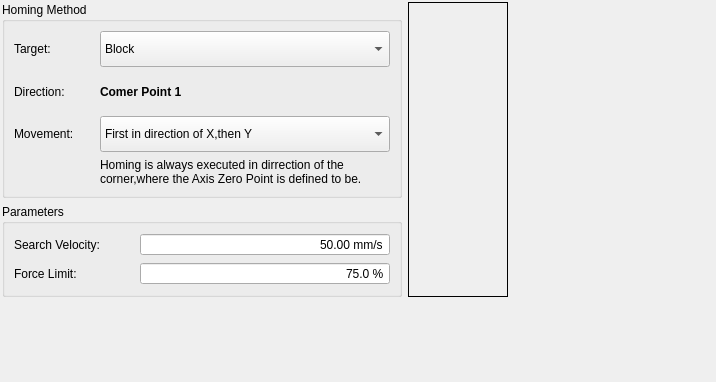
<?xml version="1.0" encoding="UTF-8"?>
<ui version="4.0">
 <class>H2Homing</class>
 <widget class="QWidget" name="H2Homing">
  <property name="geometry">
   <rect>
    <x>0</x>
    <y>0</y>
    <width>716</width>
    <height>382</height>
   </rect>
  </property>
  <property name="windowTitle">
   <string>Form</string>
  </property>
  <layout class="QGridLayout" name="gridLayout_2">
   <property name="leftMargin">
    <number>2</number>
   </property>
   <property name="topMargin">
    <number>2</number>
   </property>
   <property name="rightMargin">
    <number>2</number>
   </property>
   <property name="bottomMargin">
    <number>2</number>
   </property>
   <item row="0" column="2">
    <spacer name="horizontalSpacer">
     <property name="orientation">
      <enum>Qt::Horizontal</enum>
     </property>
     <property name="sizeHint" stdset="0">
      <size>
       <width>40</width>
       <height>20</height>
      </size>
     </property>
    </spacer>
   </item>
   <item row="3" column="0">
    <spacer name="verticalSpacer">
     <property name="orientation">
      <enum>Qt::Vertical</enum>
     </property>
     <property name="sizeHint" stdset="0">
      <size>
       <width>20</width>
       <height>40</height>
      </size>
     </property>
    </spacer>
   </item>
   <item row="0" column="0">
    <widget class="QGroupBox" name="groupBox">
     <property name="minimumSize">
      <size>
       <width>400</width>
       <height>196</height>
      </size>
     </property>
     <property name="maximumSize">
      <size>
       <width>16777215</width>
       <height>16777215</height>
      </size>
     </property>
     <property name="title">
      <string>Homing Method</string>
     </property>
     <layout class="QGridLayout" name="gridLayout">
      <item row="1" column="0">
       <widget class="QLabel" name="label_2">
        <property name="sizePolicy">
         <sizepolicy hsizetype="Minimum" vsizetype="Minimum">
          <horstretch>0</horstretch>
          <verstretch>0</verstretch>
         </sizepolicy>
        </property>
        <property name="minimumSize">
         <size>
          <width>80</width>
          <height>20</height>
         </size>
        </property>
        <property name="maximumSize">
         <size>
          <width>16777215</width>
          <height>16777215</height>
         </size>
        </property>
        <property name="text">
         <string>Direction:</string>
        </property>
       </widget>
      </item>
      <item row="2" column="1">
       <widget class="QComboBox" name="comboBox_movement">
        <property name="sizePolicy">
         <sizepolicy hsizetype="Minimum" vsizetype="Minimum">
          <horstretch>0</horstretch>
          <verstretch>0</verstretch>
         </sizepolicy>
        </property>
        <property name="minimumSize">
         <size>
          <width>240</width>
          <height>20</height>
         </size>
        </property>
        <property name="maximumSize">
         <size>
          <width>16777215</width>
          <height>16777215</height>
         </size>
        </property>
        <item>
         <property name="text">
          <string>First in direction of X,then Y</string>
         </property>
        </item>
       </widget>
      </item>
      <item row="2" column="0">
       <widget class="QLabel" name="label_3">
        <property name="sizePolicy">
         <sizepolicy hsizetype="Minimum" vsizetype="Minimum">
          <horstretch>0</horstretch>
          <verstretch>0</verstretch>
         </sizepolicy>
        </property>
        <property name="minimumSize">
         <size>
          <width>80</width>
          <height>20</height>
         </size>
        </property>
        <property name="maximumSize">
         <size>
          <width>16777215</width>
          <height>16777215</height>
         </size>
        </property>
        <property name="text">
         <string>Movement:</string>
        </property>
       </widget>
      </item>
      <item row="0" column="1">
       <widget class="QComboBox" name="comboBox_target">
        <property name="sizePolicy">
         <sizepolicy hsizetype="Minimum" vsizetype="Minimum">
          <horstretch>0</horstretch>
          <verstretch>0</verstretch>
         </sizepolicy>
        </property>
        <property name="minimumSize">
         <size>
          <width>240</width>
          <height>20</height>
         </size>
        </property>
        <property name="maximumSize">
         <size>
          <width>16777215</width>
          <height>16777215</height>
         </size>
        </property>
        <property name="editable">
         <bool>false</bool>
        </property>
        <property name="frame">
         <bool>true</bool>
        </property>
        <item>
         <property name="text">
          <string>Block</string>
         </property>
        </item>
       </widget>
      </item>
      <item row="0" column="0">
       <widget class="QLabel" name="label">
        <property name="sizePolicy">
         <sizepolicy hsizetype="Minimum" vsizetype="Minimum">
          <horstretch>0</horstretch>
          <verstretch>0</verstretch>
         </sizepolicy>
        </property>
        <property name="minimumSize">
         <size>
          <width>80</width>
          <height>20</height>
         </size>
        </property>
        <property name="maximumSize">
         <size>
          <width>16777215</width>
          <height>16777215</height>
         </size>
        </property>
        <property name="text">
         <string>Target:</string>
        </property>
       </widget>
      </item>
      <item row="1" column="1">
       <widget class="QLabel" name="label_direction">
        <property name="sizePolicy">
         <sizepolicy hsizetype="Minimum" vsizetype="Minimum">
          <horstretch>0</horstretch>
          <verstretch>0</verstretch>
         </sizepolicy>
        </property>
        <property name="minimumSize">
         <size>
          <width>240</width>
          <height>20</height>
         </size>
        </property>
        <property name="font">
         <font>
          <weight>75</weight>
          <bold>true</bold>
         </font>
        </property>
        <property name="text">
         <string notr="true">Comer Point 1</string>
        </property>
       </widget>
      </item>
      <item row="4" column="0">
       <widget class="QLabel" name="label_tips">
        <property name="sizePolicy">
         <sizepolicy hsizetype="Fixed" vsizetype="Fixed">
          <horstretch>0</horstretch>
          <verstretch>0</verstretch>
         </sizepolicy>
        </property>
        <property name="styleSheet">
         <string notr="true"/>
        </property>
        <property name="text">
         <string/>
        </property>
        <property name="pixmap">
         <pixmap resource="../../res/res.qrc">:/res/image/h2homing/info.png</pixmap>
        </property>
        <property name="scaledContents">
         <bool>false</bool>
        </property>
        <property name="alignment">
         <set>Qt::AlignCenter</set>
        </property>
       </widget>
      </item>
      <item row="4" column="1">
       <widget class="QLabel" name="label_info">
        <property name="text">
         <string>Homing is always executed in dirrection of the corner,where the Axis Zero Point is defined to be.</string>
        </property>
        <property name="textFormat">
         <enum>Qt::PlainText</enum>
        </property>
        <property name="wordWrap">
         <bool>true</bool>
        </property>
       </widget>
      </item>
     </layout>
    </widget>
   </item>
   <item row="0" column="1" rowspan="2">
    <widget class="QLabel" name="label_picture">
     <property name="sizePolicy">
      <sizepolicy hsizetype="Preferred" vsizetype="Preferred">
       <horstretch>0</horstretch>
       <verstretch>0</verstretch>
      </sizepolicy>
     </property>
     <property name="minimumSize">
      <size>
       <width>100</width>
       <height>100</height>
      </size>
     </property>
     <property name="frameShape">
      <enum>QFrame::Box</enum>
     </property>
     <property name="text">
      <string/>
     </property>
     <property name="pixmap">
      <pixmap resource="../../res/res.qrc">:/res/image/h2homing/dir_X_Y.PNG</pixmap>
     </property>
    </widget>
   </item>
   <item row="1" column="0">
    <widget class="QGroupBox" name="groupBox_2">
     <property name="sizePolicy">
      <sizepolicy hsizetype="Preferred" vsizetype="Preferred">
       <horstretch>0</horstretch>
       <verstretch>0</verstretch>
      </sizepolicy>
     </property>
     <property name="minimumSize">
      <size>
       <width>400</width>
       <height>90</height>
      </size>
     </property>
     <property name="maximumSize">
      <size>
       <width>16777215</width>
       <height>16777215</height>
      </size>
     </property>
     <property name="title">
      <string>Parameters</string>
     </property>
     <layout class="QGridLayout" name="gridLayout_3">
      <item row="0" column="0">
       <widget class="QLabel" name="label_5">
        <property name="sizePolicy">
         <sizepolicy hsizetype="Minimum" vsizetype="Minimum">
          <horstretch>0</horstretch>
          <verstretch>0</verstretch>
         </sizepolicy>
        </property>
        <property name="minimumSize">
         <size>
          <width>120</width>
          <height>20</height>
         </size>
        </property>
        <property name="maximumSize">
         <size>
          <width>16777215</width>
          <height>16777215</height>
         </size>
        </property>
        <property name="text">
         <string>Search Velocity:</string>
        </property>
       </widget>
      </item>
      <item row="0" column="1">
       <widget class="QDoubleSpinBox" name="doubleSpinBox_SearchVelocity">
        <property name="sizePolicy">
         <sizepolicy hsizetype="Minimum" vsizetype="Minimum">
          <horstretch>0</horstretch>
          <verstretch>0</verstretch>
         </sizepolicy>
        </property>
        <property name="minimumSize">
         <size>
          <width>200</width>
          <height>20</height>
         </size>
        </property>
        <property name="maximumSize">
         <size>
          <width>16777215</width>
          <height>16777215</height>
         </size>
        </property>
        <property name="cursor">
         <cursorShape>IBeamCursor</cursorShape>
        </property>
        <property name="toolTip">
         <string>0.01 - 300</string>
        </property>
        <property name="alignment">
         <set>Qt::AlignRight|Qt::AlignTrailing|Qt::AlignVCenter</set>
        </property>
        <property name="buttonSymbols">
         <enum>QAbstractSpinBox::NoButtons</enum>
        </property>
        <property name="specialValueText">
         <string notr="true"/>
        </property>
        <property name="prefix">
         <string notr="true"/>
        </property>
        <property name="suffix">
         <string notr="true"> mm/s</string>
        </property>
        <property name="decimals">
         <number>2</number>
        </property>
        <property name="minimum">
         <double>0.010000000000000</double>
        </property>
        <property name="maximum">
         <double>300.000000000000000</double>
        </property>
        <property name="value">
         <double>50.000000000000000</double>
        </property>
       </widget>
      </item>
      <item row="1" column="0">
       <widget class="QLabel" name="label_7">
        <property name="sizePolicy">
         <sizepolicy hsizetype="Minimum" vsizetype="Minimum">
          <horstretch>0</horstretch>
          <verstretch>0</verstretch>
         </sizepolicy>
        </property>
        <property name="minimumSize">
         <size>
          <width>120</width>
          <height>20</height>
         </size>
        </property>
        <property name="maximumSize">
         <size>
          <width>100</width>
          <height>16777215</height>
         </size>
        </property>
        <property name="text">
         <string>Force Limit:</string>
        </property>
       </widget>
      </item>
      <item row="1" column="1">
       <widget class="QDoubleSpinBox" name="doubleSpinBox_ForceLimit">
        <property name="sizePolicy">
         <sizepolicy hsizetype="Minimum" vsizetype="Minimum">
          <horstretch>0</horstretch>
          <verstretch>0</verstretch>
         </sizepolicy>
        </property>
        <property name="minimumSize">
         <size>
          <width>200</width>
          <height>20</height>
         </size>
        </property>
        <property name="maximumSize">
         <size>
          <width>16777215</width>
          <height>16777215</height>
         </size>
        </property>
        <property name="cursor">
         <cursorShape>IBeamCursor</cursorShape>
        </property>
        <property name="frame">
         <bool>true</bool>
        </property>
        <property name="alignment">
         <set>Qt::AlignRight|Qt::AlignTrailing|Qt::AlignVCenter</set>
        </property>
        <property name="buttonSymbols">
         <enum>QAbstractSpinBox::NoButtons</enum>
        </property>
        <property name="specialValueText">
         <string notr="true"/>
        </property>
        <property name="prefix">
         <string notr="true"/>
        </property>
        <property name="suffix">
         <string notr="true"> %</string>
        </property>
        <property name="decimals">
         <number>1</number>
        </property>
        <property name="minimum">
         <double>0.100000000000000</double>
        </property>
        <property name="value">
         <double>75.000000000000000</double>
        </property>
       </widget>
      </item>
     </layout>
    </widget>
   </item>
  </layout>
  <zorder>groupBox_2</zorder>
  <zorder>groupBox</zorder>
  <zorder>label_picture</zorder>
 </widget>
 <resources>
  <include location="../../res/res.qrc"/>
 </resources>
 <connections/>
</ui>
